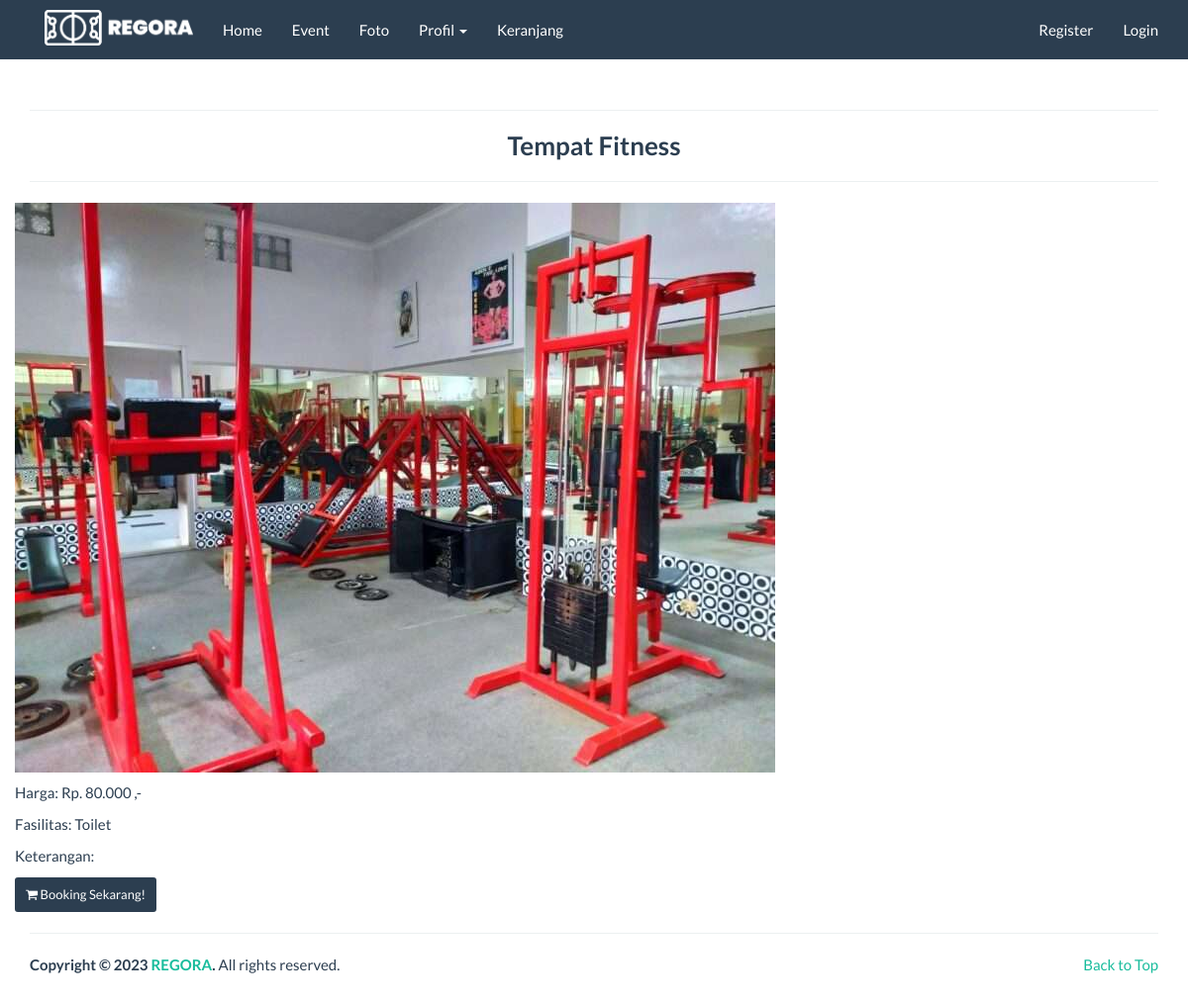
/detail/3, run on the app's committed database.
### tables this page shows
CREATE TABLE `lapangan` (
  `id_lapangan` int(11) NOT NULL,
  `nama_lapangan` varchar(100) NOT NULL,
  `harga` int(11) NOT NULL,
  `foto` text NOT NULL,
  `deskripsi` text NOT NULL,
  `fasilitas` varchar(100) NOT NULL,
  `created_by` varchar(255) DEFAULT NULL,
  `created_at` varchar(255) DEFAULT NULL,
  `modified_by` varchar(255) DEFAULT NULL,
  `modified_at` varchar(255) DEFAULT NULL
);

### application/controllers/Detail.php (called while the page is built)
<?php
class Detail extends CI_Controller {
    public function index($id) {
        $data['title'] = 'Detail';
        $this->load->model('Lapangan_model');
        $lapangan = $this->Lapangan_model->getLapanganById($id);
        if ($lapangan) {
            $data['lapangan'] = $lapangan;
            $this->load->view('front/detail/body', $data);
        } else {
            echo "Lapangan tidak ditemukan.";
        }
    }
}
?>

### index.php (called while the page is built, shortened)
<?php
require_once BASEPATH.'core/CodeIgniter.php';

### application/models/Lapangan_model.php (called while the page is built, shortened)
<?php  if ( ! defined('BASEPATH')) exit('No direct script access allowed');
class Lapangan_model extends CI_Model
{
  public function getLapanganById($id) {
    $query = $this->db->get_where('lapangan', array('id_lapangan' => $id));
    return $query->row();
}
}

### application/views/front/detail/detail.php (the view, shortened to what this page needs)
<hr><h3 align="center"><b><?php echo $lapangan->nama_lapangan; ?></b></h3><hr>
<div class="row">
<?php if ($lapangan) { ?>
        <p><?php
        if(empty($lapangan->foto)) {
          echo "<img class='card-img-top' src='".base_url()."assets/images/no_image_thumb.png'>";
        } else {
          echo "<img src='".base_url()."assets/images/lapangan/".$lapangan->foto."'> ";
        }
        ?></p>
        <p>Harga:  <?php
          $harga_rupiah = number_format($lapangan->harga, 0, ',', '.');
          echo 'Rp. '.$harga_rupiah . ' ,-';
          ?></p>
        <p>Fasilitas: <?php echo $lapangan->fasilitas; ?></p>
        <p>Keterangan: <?php echo $lapangan->keterangan; ?></p>
        <a href="<?php echo base_url('cart/buy/').$lapangan->id_lapangan ?>">
            <button class="btn btn-sm btn-primary"><i class="fa fa-shopping-cart"></i> Booking Sekarang!</button>
          </a>
    <?php } else { ?>
        <p>Lapangan tidak ditemukan  .</p>
    <?php } ?>
</div>

### assets/template/frontend/css/custom.css (style rules this page uses)
a:hover, a:visited, a:link, a:active { text-decoration: none; }

### data on the page
lapangan: nama_lapangan "Tempat Fitness", foto (picture), harga "80.000", fasilitas "Toilet"
